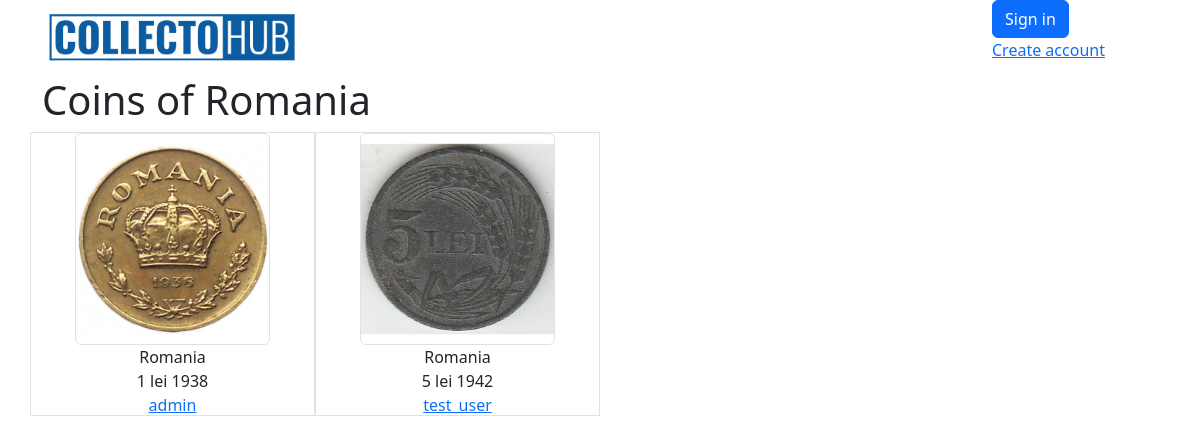
/country/32/, run on an earlier commit of the app's database.
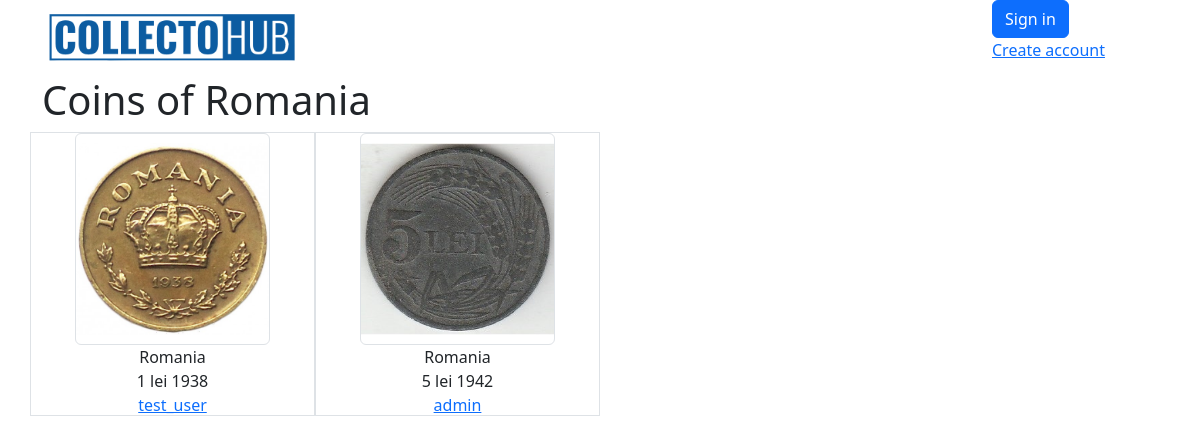
And on a later commit of the database.
### coins/models.py (models this page shows, shortened)
class Coin(models.Model):
    img_front = models.ImageField(upload_to='products_image', blank=True)
    img_back = models.ImageField(upload_to='products_image', blank=True)
    img_add_1 = models.ImageField(upload_to='products_image', blank=True)
    img_add_2 = models.ImageField(upload_to='products_image', blank=True)
    country = models.ForeignKey(Country, on_delete=models.CASCADE, related_name='coins')  # Reference to Country
    denomination = models.CharField(max_length=150)  # Denomination
    year = models.IntegerField()  # Year
    material = models.CharField(max_length=15, blank=True, choices=material_choices)  # Material
    safety = models.CharField(max_length=2, blank=True, choices=safety_choices)  # Optional field for admin use
    weight = models.FloatField(blank=True, null=True)  # Weight
    diameter = models.FloatField(blank=True, null=True)  # Diameter
    thickness = models.FloatField(blank=True, null=True)  # Thickness
    circulation = models.IntegerField(blank=True, null=True)  # Circulation
    owner = models.ForeignKey(User, on_delete=models.CASCADE, related_name='coins')
    box = models.ForeignKey('Box', on_delete=models.SET_NULL, blank=True, null=True, related_name='coins')
    status = models.CharField(max_length=1, choices=status_choices_coin, default='a')
    class Meta:
        verbose_name = 'Coin'
        verbose_name_plural = 'Coins'

class Country(models.Model):
    name = models.CharField(max_length=150, unique=True)
    continent = models.ForeignKey(Continent, on_delete=models.CASCADE, related_name="countries")
    class Meta:
        verbose_name = "Country"
        verbose_name_plural = "Countries"
    def __str__(self):
        return self.name

### coins/views.py (the view)
# urls.py: path('country/<int:pk>/', views.CountryDetailView.as_view(), name='country-detail'),
class CountryDetailView(DetailView):
    model = Country

### coins/templates/coins/country_detail.html (shortened to what this page needs)
{% extends 'coins/base.html' %}
{% block content %}
<h1>Coins of {{ country.name }}</h1>
<div class="row">
    {% for coin in country.coins.all %}
    <div class="col-3 text-center border ">
        <a href="{% url 'coins:coin-detail' pk=coin.id %}">
            <img src="{{ coin.img_front.url }}" alt="coin" class="w-75 h-75 object-fit-contain border rounded">
        </a>
        <p>
            {{ coin.country }}
            <br>
            {{ coin.denomination }} {{ coin.year }}
            <br>
            <a href="{% url 'coins:user-cabinet' pk=coin.owner.id %}">
                {{ coin.owner}}
            </a>
        </p>
    </div>
    {% endfor %}
</div>
{% endblock %}

What changed in the data, as far as the page shows it:
changed Coin "1 lei": owner "admin" → "test_user"
changed Coin "5 lei": owner "test_user" → "admin"
